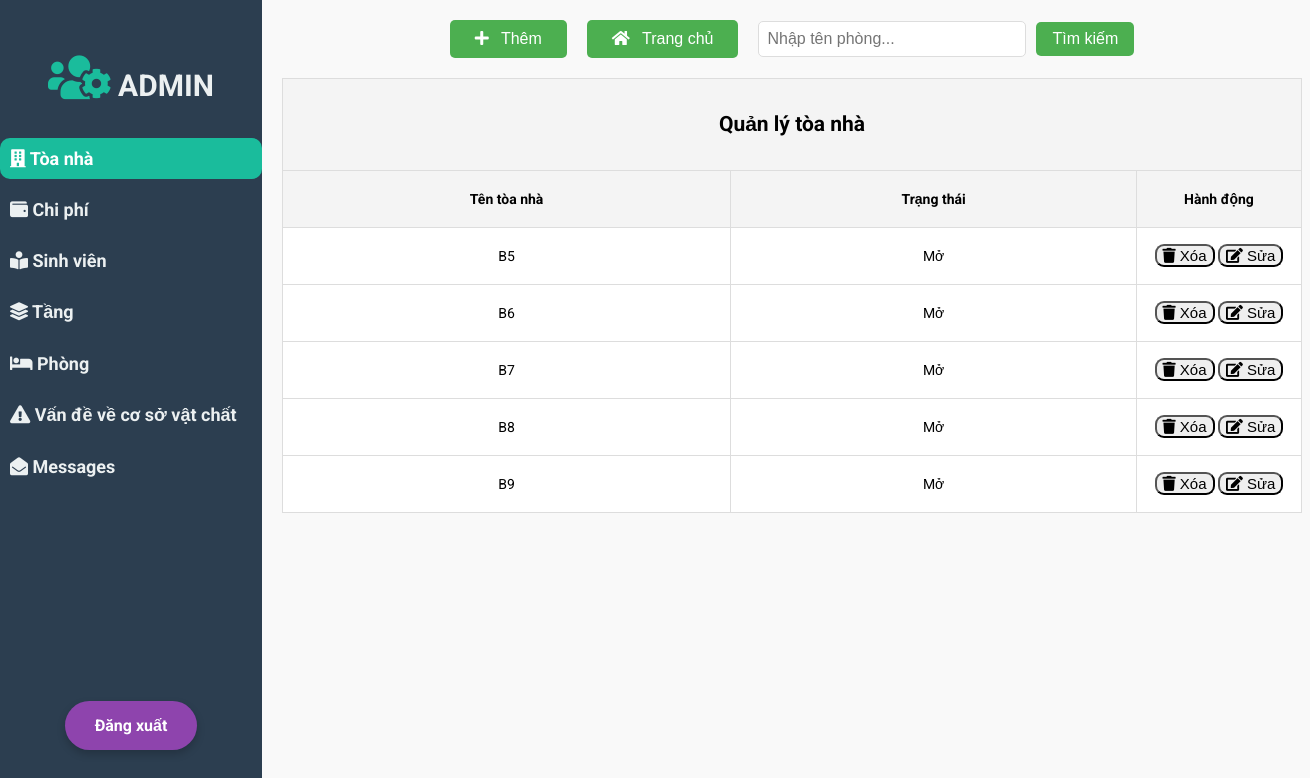
/Hall/DispHall.php, run on the app's committed database.
### tables this page shows
CREATE TABLE `hall` (
  `H_ID` int NOT NULL AUTO_INCREMENT,
  `H_Name` varchar(250) NOT NULL,
  `Status` boolean NOT NULL,
  PRIMARY KEY (`H_ID`) 
);

### Hall/DispHall.php (the view, shortened to what this page needs)
<!DOCTYPE html>
<html>
<head>
    <link rel="stylesheet" href="https://use.fontawesome.com/releases/v5.15.4/css/all.css"
>
</head>
<body>
    <div class="slidebar">
        <header>
            <span><i class="fas fa-users-cog"></i></span>
            ADMIN
        </header>
        <ul>
            <li class="active"><a href="../Hall/DispHall.php"><i class="fas fa-building"></i> Tòa nhà</a></li>
            <li><a href="../Rent_fee/DispRentFee.php"><i class="fas fa-wallet"></i> Chi phí</a></li>
            <li><a href="../Student/DispStudent.php"><i class="fas fa-book-reader"></i> Sinh viên</a></li>
            <li><a href="../Floor/DispFloor.php"><i class="fas fa-layer-group"></i> Tầng</a></li>
            <li><a href="../Room/DispRoom.php"><i class="fa fa-bed"></i> Phòng</a></li>
            <li><a href="../FacilitiesProblem/DispFP.php"><i class="fas fa-exclamation-triangle"></i> Vấn đề về cơ sở
                    vật chất</a></li>
            <li><a href="../message/DispMessage.php"><i class="fas fa-envelope-open"></i> Messages</a></li>
        </ul>
        <div class="logout-container">
            <a style="text-decoration: none;" href="../index.php">
                <div class="logout">Đăng xuất</div>
            </a>
        </div>
    </div>
    <main>
        <center>
            <div class="button-container"
                style="display: flex; justify-content: center; align-items: center; gap: 20px; margin-bottom: 20px;">
                <button class="button">
                    <a href="Insert.php">
                        <i class="fas fa-plus"></i> Thêm
                    </a>
                </button>
                <button class="button">
                    <a href="../dashboard/home.php">
                        <i class="fas fa-home"></i> Trang chủ
                    </a>
                </button>
                <form method="GET" action="" style="display: flex; align-items: center; gap: 10px;">
                    <input type="text" name="search" placeholder="Nhập tên phòng..."
                        value="<?php echo isset($_GET['search']) ? $_GET['search'] : ''; ?>"
                        style="padding: 8px; font-size: 16px; width: 250px; border-radius: 5px; border: 1px solid #ddd;">
                    <button type="submit" class="button" style="padding: 8px 16px; font-size: 16px;">Tìm kiếm</button>
                </form>
            </div>
        </center>
        <table align="center" border="1px" style="width:1100px; line-height:40px;">
            <tr>
                <th colspan="4">
                    <h2>Quản lý tòa nhà</h2>
                </th>
            </tr>
            <tr>
                <th>Tên tòa nhà</th>
                <th>Trạng thái</th>
                <th>Hành động</th>
            </tr>
            <?php
            include '../CommonMethods/connection.php';
            $search = isset($_GET['search']) ? $_GET['search'] : '';
            $limit = 10;
            $page = isset($_GET['page']) ? intval($_GET['page']) : 1;
            $offset = ($page - 1) * $limit;
            $sql = "SELECT H_ID, H_Name,
                 CASE
                    WHEN Status = 1 THEN 'Mở'
                    WHEN Status = 0 THEN 'Đóng'
                    ELSE 'Không xác định'
                 END AS hStatus
                FROM hall
                WHERE H_Name LIKE '%$search%'
                ORDER BY hStatus, H_Name
                LIMIT $limit OFFSET $offset";
            $query = mysqli_query($conn, $sql);
            while ($row1 = mysqli_fetch_array($query)) {
                ?>
                <tr>
                    <td class="tdr"><?php echo $row1['H_Name']; ?></td>
                    <td class="tdr"><?php echo $row1['hStatus']; ?></td>
                    <td style="width: 140px;">
                        <button id="delete">
                            <a href="Delete.php?H_ID=<?php echo $row1['H_ID']; ?>" id="link1"
                                onclick="return confirmDelete()">
                                <i class="fas fa-trash"></i> Xóa
                            </a>
                        </button>
                        <button id="update">
                            <a href="Update.php?H_ID=<?php echo $row1['H_ID']; ?>" id="link1">
                                <i class="fas fa-edit"></i> Sửa
                            </a>
                        </button>
                    </td>
                </tr>
                <?php
            }
            ?>
        </table>
    </main>
</body>
</html>

### Hall/DispHall.php (style rules this page uses)
body { display: flex; font-family: 'Roboto', sans-serif; margin: 0; background-color: #f9f9f9; }
.slidebar { width: 20%; height: 100%; position: fixed; background-color: #2c3e50; padding-top: 20px; top: 0; left: 0; z-index: 100; }
.slidebar header { padding: 30px 10px; text-align: center; font-size: 30px; font-weight: bolder; color: #ecf0f1; }
.slidebar header span { font-size: 50px; color: #1abc9c; }
.slidebar ul { padding: 0; list-style: none; margin: 0; }
.slidebar ul li { padding: 10px; font-size: 18px; font-weight: bolder; color: #ecf0f1; margin-bottom: 10px; }
.slidebar ul li a { text-decoration: none; color: inherit; }
.slidebar ul li.active { background-color: #1abc9c; color: white; border-radius: 10px; }
.slidebar ul li.active a { color: white; text-decoration: none; }
main { margin-left: 20%; padding: 20px; flex-grow: 1; }
.button-container { display: flex; justify-content: center; gap: 20px; margin-bottom: 20px; }
.button { background-color: #4CAF50; border: none; color: white; padding: 10px 25px; text-align: center; border-radius: 5px; text-decoration: none; display: inline-flex; align-items: center; font-size: 16px; transition: all 0.3s ease; }
.button i { margin-right: 8px; }
.button a { text-decoration: none; color: white; display: block; text-align: center; }
.tdr { text-align: center; }
#delete, #update { border-radius: 9px; }
#link1 { color: black; text-decoration: none; font-size: 15px; }
table { width: 90%; max-width: 1020px; margin: 20px auto; border-collapse: collapse; }
th, td { padding: 8px 12px; text-align: center; font-size: 14px; border: 1px solid #ddd; word-wrap: break-word; }
th { background-color: #f4f4f4; font-weight: bold; }
td { background-color: #fff; max-width: 150px; white-space: nowrap; overflow: hidden; text-overflow: ellipsis; }
.logout-container { position: absolute; bottom: 70px; left: 50%; transform: translateX(-50%); width: 100%; text-align: center; }
.logout { font-family: 'Roboto', sans-serif; font-weight: 700; font-size: 16px; color: #fff; background-color: #8e44ad; padding: 15px 30px; border-radius: 30px; transition: all 0.3s ease; box-shadow: 0px 4px 8px rgba(0, 0, 0, 0.2); display: inline-block; }

### data on the page
hall: H_Name "B5", hStatus "Mở"
hall: H_Name "B6", hStatus "Mở"
hall: H_Name "B7", hStatus "Mở"
hall: H_Name "B8", hStatus "Mở"
hall: H_Name "B9", hStatus "Mở"
